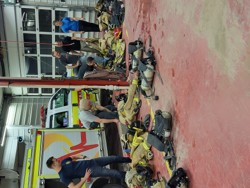
#> input picture thumbnails/034acff0390b81cf795106e507b429cd38d44126.jpg, 250 x 188 px
$ python -i video_metadata_service.py   (imports and definitions only)
#> lines starting #> are read from the running program, lines starting #| are printed output that depends on the picture
### services/logging_service.py
import json
import logging
from pathlib import Path

from services.time_service import TimeService


class JsonFormatter(logging.Formatter):

    # [13 lines left out: function format, not called in this run]


class LoggingService:

    _configured = False

    @classmethod
    def configure(cls):

        if cls._configured:
            return

        Path("logs").mkdir(exist_ok=True)

        for name in (
            "ai",
            "database",
            "gallery",
            "intelligence",
            "content",
            "application"
        ):

            logger = logging.getLogger(name)
            logger.setLevel(logging.INFO)
            logger.propagate = False

            handler = logging.FileHandler(
                Path("logs") / f"{name}.log",
                encoding="utf-8"
            )

            handler.setFormatter(JsonFormatter())
            logger.addHandler(handler)

        cls._configured = True

    @classmethod
    def get_logger(cls, name):

        cls.configure()

        return logging.getLogger(name)

### media/image_dimensions.py
class ImageDimensions:

    @staticmethod
    def fit_size(source_size, bounding_size, allow_upscale=False):

        source_width, source_height = ImageDimensions._safe_size(
            source_size
        )
        bound_width, bound_height = ImageDimensions._safe_size(
            bounding_size
        )

        scale = min(
            bound_width / source_width,
            bound_height / source_height
        )

        if not allow_upscale:
            scale = min(scale, 1)

        width = max(1, int(round(source_width * scale)))
        height = max(1, int(round(source_height * scale)))

        return width, height

    ########################################################

    @staticmethod
    def _safe_size(size):

        try:
            width, height = size
        except Exception:
            return 1, 1

        width = ImageDimensions._safe_dimension(width)
        height = ImageDimensions._safe_dimension(height)

        return width, height

    ########################################################

    @staticmethod
    def _safe_dimension(value):

        try:
            value = int(value)
        except Exception:
            value = 1

        return max(1, value)

### services/video_metadata_service.py
from pathlib import Path
import json
import math

from PIL import Image

from media.image_dimensions import ImageDimensions
from services.logging_service import LoggingService


logger = LoggingService.get_logger("application")


class VideoMetadataService:

    VIDEO_EXTENSIONS = {
        ".mp4",
        ".mov",
        ".m4v",
        ".avi",
        ".mkv",
        ".wmv"
    }

    DEFAULT_THUMBNAIL_SIZE = 420
    DEFAULT_KEYFRAME_COUNT = 5

    def is_video(self, path):

        return Path(path).suffix.lower() in self.VIDEO_EXTENSIONS

    ############################################################

    def inspect(self, path):

        path = Path(path)
        metadata = self._base_metadata(path)

        if not self.is_video(path):
            metadata["error"] = "Unsupported video extension"
            return metadata

        cap = None

        try:
            import cv2

            cap = cv2.VideoCapture(str(path))

            if not cap.isOpened():
                metadata["error"] = "Unable to open video"
                return metadata

            width = int(cap.get(cv2.CAP_PROP_FRAME_WIDTH) or 0)
            height = int(cap.get(cv2.CAP_PROP_FRAME_HEIGHT) or 0)
            frame_count = int(cap.get(cv2.CAP_PROP_FRAME_COUNT) or 0)
            frame_rate = float(cap.get(cv2.CAP_PROP_FPS) or 0)
            duration = (
                frame_count / frame_rate
                if frame_count > 0 and frame_rate > 0
                else 0
            )

            metadata.update(
                {
                    "width": width,
                    "height": height,
                    "frame_rate": round(frame_rate, 3),
                    "duration": round(duration, 3),
                    "frame_count": frame_count,
                    "orientation": self._orientation(width, height),
                    "thumbnail_status": "pending"
                }
            )

            metadata.update(
                self._mediainfo(path)
            )

            return metadata

        except Exception as ex:
            metadata["error"] = str(ex)
            logger.warning(
                "Video metadata inspection failed path=%s error=%s",
                path,
                ex
            )
            return metadata

        finally:
            if cap is not None:
                try:
                    cap.release()
                except Exception:
                    pass

    ############################################################

    # [37 lines left out: function create_thumbnail, not called in this run]

    ############################################################

    def representative_frame(self, path):

        metadata = self.inspect(path)
        duration = float(metadata.get("duration") or 0)
        candidates = []

        if duration > 0:
            candidates.extend(
                [
                    duration * 0.10,
                    duration * 0.50,
                    min(duration * 0.90, max(0, duration - 0.25))
                ]
            )

        candidates.append(0)

        for timestamp in self._unique_timestamps(candidates):
            frame = self.read_frame(path, timestamp)

            if frame is None:
                continue

            image, actual = frame

            if not self._mostly_black(image):
                return image, actual

        return None

    ############################################################

    # [46 lines left out: function keyframes, not called in this run]

    ############################################################

    def read_frame(self, path, timestamp):

#> called with timestamp = 0
        cap = None

        try:
            import cv2

            cap = cv2.VideoCapture(str(path))

            if not cap.isOpened():
                return None

            fps = float(cap.get(cv2.CAP_PROP_FPS) or 0)
            frame_count = int(cap.get(cv2.CAP_PROP_FRAME_COUNT) or 0)
            target_index = 0

            if fps > 0:
                target_index = int(max(0, timestamp) * fps)

            if frame_count > 0:
                target_index = min(
                    target_index,
                    max(0, frame_count - 1)
                )

            cap.set(
                cv2.CAP_PROP_POS_FRAMES,
                target_index
            )
            ok, frame = cap.read()
#> frame is the input picture: shape (188, 250, 3); mean B, G, R 102.8, 114.2, 127.5

            if not ok or frame is None:
                return None

            frame = cv2.cvtColor(
                frame,
                cv2.COLOR_BGR2RGB
            )
            image = Image.fromarray(frame)
            actual = target_index / fps if fps > 0 else float(timestamp or 0)
            return image.copy(), actual

        except Exception as ex:
            logger.warning(
                "Video frame read failed path=%s timestamp=%s error=%s",
                path,
                timestamp,
                ex
            )
            return None

        finally:
            if cap is not None:
                try:
                    cap.release()
                except Exception:
                    pass

    ############################################################

    # [92 lines left out: function video_analysis_from_metadata, not called in this run]

    ############################################################

    def _base_metadata(self, path):

        try:
            stat = path.stat()
            size = stat.st_size
            created = stat.st_ctime
            modified = stat.st_mtime
        except Exception:
            size = 0
            created = 0
            modified = 0

        return {
            "media_type": "video",
            "path": str(path),
            "file_size": size,
            "created_timestamp": created,
            "modified_timestamp": modified,
            "duration": 0,
            "width": 0,
            "height": 0,
            "frame_rate": 0,
            "orientation": "unknown",
            "codec": "",
            "thumbnail_status": "unavailable"
        }

    ############################################################

    # [51 lines left out: functions _mediainfo, _orientation, not called in this run]

    ############################################################

    def _mostly_black(self, image):

        try:
            sample_size = ImageDimensions.fit_size(
                image.size,
                (32, 32),
                allow_upscale=False
            )
#> sample_size = (32, 24)
            sample = image.resize(sample_size)
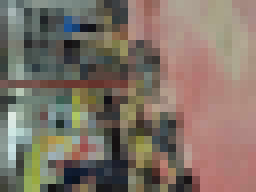
#> sample: PIL image 32x24 RGB (shown 8 times larger); mean R, G, B 127.5, 114.3, 102.8
            pixels = list(sample.convert("L").getdata())
#> pixels = 768 values, max 230 at index 449, min 15 at index 397, mean 116.9
            average = sum(pixels) / max(1, len(pixels))
#> average = 116.9
            return average < 8
        except Exception:
            return False

    ############################################################

    # [12 lines left out: function _fingerprint, not called in this run]

    ############################################################

    def _unique_timestamps(self, timestamps):

        seen = set()

        for value in timestamps:
            try:
                value = max(0, float(value))
            except Exception:
                value = 0

            rounded = round(value, 3)

            if rounded in seen:
                continue

            seen.add(rounded)
            yield rounded

    ############################################################

    # [24 lines left out: functions _duration_text, _dimensions_text, not called in this run]

>>> result = VideoMetadataService().representative_frame('../thumbnails/034acff0390b81cf795106e507b429cd38d44126.jpg')

$ run again, on thumbnails/035a3a99ee6f39e9acd54eaed063f99f9f411311.jpg
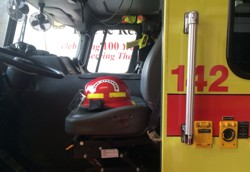
#> input picture thumbnails/035a3a99ee6f39e9acd54eaed063f99f9f411311.jpg, 250 x 172 px
#> in read_frame, frame is the input picture: shape (172, 250, 3); mean B, G, R 67.9, 86.8, 102.6
#> in _mostly_black, `sample = image.resize(sample_size)`:
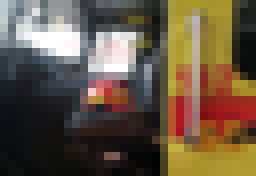
#> sample: PIL image 32x22 RGB (shown 8 times larger); mean R, G, B 102.5, 86.7, 67.9
#> pixels = 704 values, max 255 at index 132, min 2 at index 627, mean 89.28
#> average = 89.28

$ run again, on thumbnails/04b048702504186c00cfd09b2281c8562d87707d.jpg
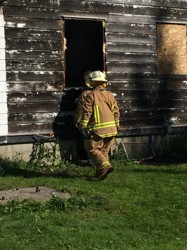
#> input picture thumbnails/04b048702504186c00cfd09b2281c8562d87707d.jpg, 187 x 250 px
#> in read_frame, frame is the input picture: shape (250, 187, 3); mean B, G, R 49.3, 71.9, 71.1
#> in _mostly_black, `sample = image.resize(sample_size)`:
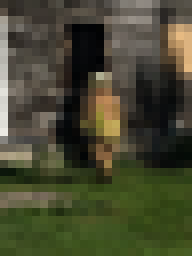
#> sample: PIL image 24x32 RGB (shown 8 times larger); mean R, G, B 70.9, 71.7, 49.1
#> pixels = 768 values, max 233 at index 384, min 1 at index 81, mean 68.87
#> average = 68.87

$ run again, on thumbnails/05c6d79a239da2cf5d7e8d9e93f1152d6e005f4d.jpg
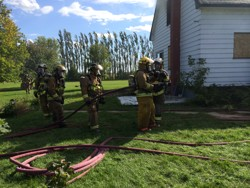
#> input picture thumbnails/05c6d79a239da2cf5d7e8d9e93f1152d6e005f4d.jpg, 250 x 188 px
#> in read_frame, frame is the input picture: shape (188, 250, 3); mean B, G, R 81.6, 95.9, 86.4
#> in _mostly_black, `sample = image.resize(sample_size)`:
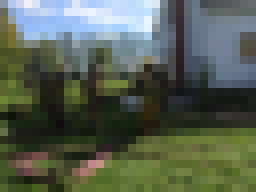
#> sample: PIL image 32x24 RGB (shown 8 times larger); mean R, G, B 86.3, 95.8, 81.6
#> pixels = 768 values, max 243 at index 43, min 13 at index 487, mean 91.33
#> average = 91.33
